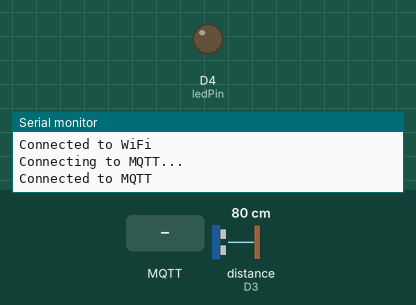
This sketch was run on a simulated Arduino MKR. On the bench: output pins drawn as LEDs (lit = HIGH), the last lines printed to the serial monitor. Wiring (inferred from the names in the program): ultrasonic range finder: trigger D2; echo D3. Dashed ring = blinking. The inputs (shaded band) are chosen by the test bench; at power-on: distance to the obstacle (sensor on D3) 80 cm. The echo pulse lasts 58.3 µs per cm; WiFi joins after 1.5 s; servers stay silent unless stated; no MQTT or app messages arrive unless stated; pins used as bus, display or sensor lines are not drawn.

Above: at 2.7 s.
2.8 s: MQTT message "1" arrives on the first subscribed topic
At 3.2 s:
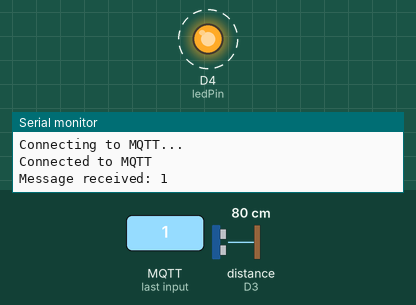
5.8 s: MQTT message "0" arrives on the first subscribed topic
At 6.2 s:
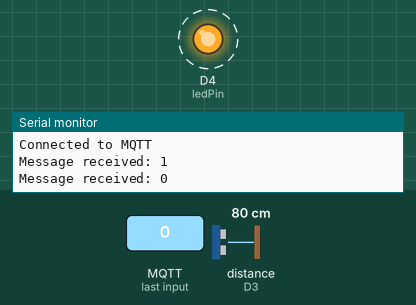
8.8 s: MQTT message "2" arrives on the first subscribed topic
At 12.1 s:
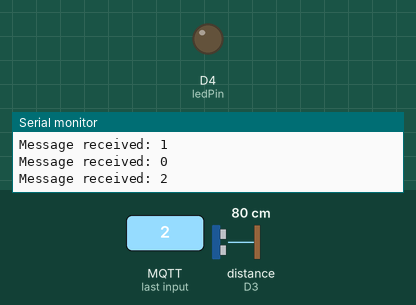
Timing chart, 0 to 13.6 s (numbered marks = the images above; inputs shaded):
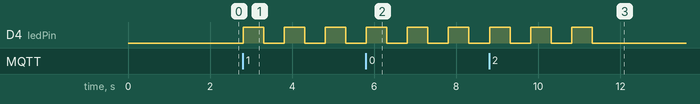

The sketch:

WriteMultipleFields.ino
```cpp
#include <WiFiNINA.h>
#include <PubSubClient.h>

// WiFi credentials
const char* ssid = "Jio AirFiber";
const char* password = "9416730670";

// MQTT broker settings
const char* mqtt_server = "broker.mqtt.cool";
const int mqtt_port = 1883;
const char* mqtt_topic = "SIT210/wave";

// Ultrasonic Sensor Pins
const int trigPin = 2;
const int echoPin = 3;

// LED Pin
const int ledPin = 4;

// WiFi and MQTT client objects
WiFiClient espClient;
PubSubClient client(espClient);

void setup() {
  Serial.begin(9600);
  pinMode(trigPin, OUTPUT);      // Set trigger pin as output
  pinMode(echoPin, INPUT);       // Set echo pin as input
  pinMode(ledPin, OUTPUT);       // Set LED pin as output

  connectToWiFi();               // Connect to WiFi
  client.setServer(mqtt_server, mqtt_port);
  client.setCallback(callback);
  reconnectMQTT();               // Connect to MQTT broker
}

void loop() {
  // Check if the client is connected to the MQTT broker
  if (!client.connected()) {
    reconnectMQTT();  // Reconnect if disconnected
  }
  client.loop();

  long duration, distance;

  // Send a pulse to the ultrasonic sensor to trigger a measurement
  digitalWrite(trigPin, LOW);
  delayMicroseconds(2);
  digitalWrite(trigPin, HIGH);
  delayMicroseconds(10);
  digitalWrite(trigPin, LOW);

  // Measure the duration of the echo pulse
  duration = pulseIn(echoPin, HIGH);

  // Calculate distance in cm
  distance = (duration / 2) / 29.1;

  // If distance is less than 10 cm, assume a wave is detected
  if (distance < 10) {
    client.publish(mqtt_topic, "Yashika");  // Publish a message to the MQTT topic
    delay(1000);
  }
}

// Callback function that is called when a message is received from the subscribed topic
void callback(char* topic, byte* payload, unsigned int length) {
  Serial.print("Message received: ");
  for (int i = 0; i < length; i++) {
    Serial.print((char)payload[i]);
  }
  Serial.println();

  // Blink the LED 3 times to indicate message receipt
  for (int i = 0; i < 3; i++) {
    digitalWrite(ledPin, HIGH);
    delay(500);
    digitalWrite(ledPin, LOW);
    delay(500);
  }
}

// Function to connect the device to WiFi
void connectToWiFi() {
  WiFi.begin(ssid, password);  // Start the WiFi connection with the given credentials
  while (WiFi.status() != WL_CONNECTED) {
    delay(1000);
    Serial.println("Connecting to WiFi...");
  }
  Serial.println("Connected to WiFi");
}

// Function to reconnect to the MQTT broker if the connection is lost
void reconnectMQTT() {
  while (!client.connected()) {
    Serial.println("Connecting to MQTT...");
    if (client.connect("ArduinoClient")) {
      Serial.println("Connected to MQTT");
      client.subscribe(mqtt_topic);
    } else {
      delay(5000);

    }
  }
}
```

Measured:
- after the input at 2.8 s, D4 (ledPin): alternates HIGH for 0.50 s and LOW for 0.50 s, starting at once
- after the input at 5.8 s, D4 (ledPin): alternates HIGH for 0.50 s and LOW for 0.50 s, starting at once
- after the input at 8.8 s, D4 (ledPin): alternates HIGH for 0.50 s and LOW for 0.50 s, 6 changes in all, then stays LOW, starting at once
